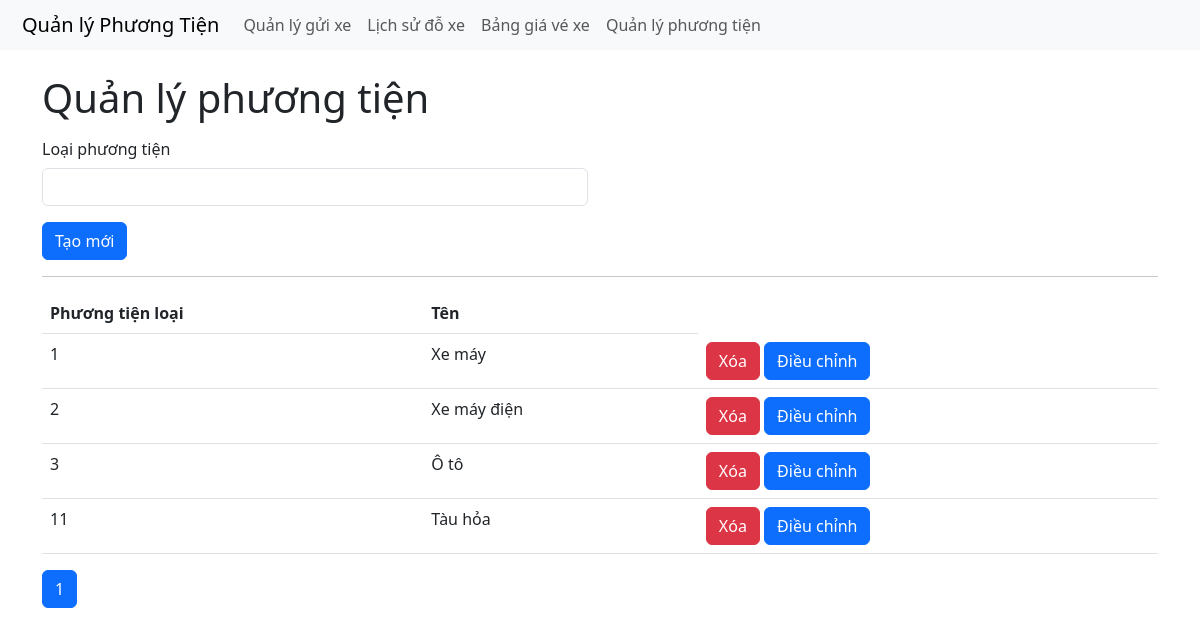
The app's page /vehicle_type with its own data.
### tables this page shows
CREATE TABLE VehicleType (
            ID INTEGER PRIMARY KEY AUTOINCREMENT,
            Name TEXT NOT NULL
        );

### app.py (the view)
@app.route('/vehicle_type', methods=['GET'])
def get_all_vehicle_type():
    try:
        page = request.args.get('page', 1, type=int)
        per_page = 5  # Số lượng bản ghi trên mỗi trang
        start = (page - 1) * per_page
        end = start + per_page
        with sqlite3.connect("parking.db") as conn:
            conn.row_factory = sqlite3.Row
            cursor = conn.cursor()
            cursor.execute('SELECT * FROM VehicleType')
            rows = cursor.fetchall()
            total_items = len(rows)
            total_pages = (total_items + per_page - 1) // per_page
            data = [dict(row) for row in rows[start:end]]
        return render_template(
            'vehicle_type.html',
            vehicle_type=data,
            current_page=page,
            total_pages=total_pages
        )
    except Exception as e:
        return render_template('vehicle_type.html', error=str(e))

### app.py (called while the page is built)
@app.after_request
def disable_caching(response):
    response.headers['Cache-Control'] = 'no-store'
    return response

### templates/vehicle_type.html (shortened to what this page needs)
{% extends "base.html" %}
{% block content %}
<h1>Quản lý phương tiện</h1>
<form method="POST" action="/vehicle_type">
    <div class="mb-3 row">
        <label for="Name" class="col-sm-12 col-form-label">Loại phương tiện</label>
        <div class="col-sm-6">
            <input type="text" class="form-control" id="Name" name="Name" required>
        </div>
    </div>
    <button type="submit" class="btn btn-primary">Tạo mới</button>
</form>
<hr>
<table class="table">
    <thead>
        <tr>
            <th>Phương tiện loại</th>
            <th>Tên</th>
        </tr>
    </thead>
    <tbody>
        {% for item in vehicle_type %}
        <tr>
            <td>{{ item.ID }}</td>
            <td>{{ item.Name }}</td>
            <td>
                <form method="POST" action="/vehicle_type/delete/{{ item.ID }}" class="d-inline">
                    <button type="submit" class="btn btn-danger delete-btn">Xóa</button>
                </form>
                <button
                    type="button"
                    class="btn btn-primary"
                    data-bs-toggle="modal"
                    data-bs-target="#editModal{{ item.ID }}">
                    Điều chỉnh
                </button>
            </td>
        </tr>
        {% endfor %}
    </tbody>
</table>
<nav>
    <ul class="pagination">
        {% for page in range(1, total_pages + 1) %}
        <li class="page-item {% if page == current_page %}active{% endif %}">
            <a class="page-link" href="/vehicle_type?page={{ page }}">{{ page }}</a>
        </li>
        {% endfor %}
    </ul>
</nav>
{% endblock %}

### records on screen
VehicleType: ID "1", Name "Xe máy"
VehicleType: ID "2", Name "Xe máy điện"
VehicleType: ID "3", Name "Ô tô"
VehicleType: ID "11", Name "Tàu hỏa"

### other values on screen
{{ page }} "1"
